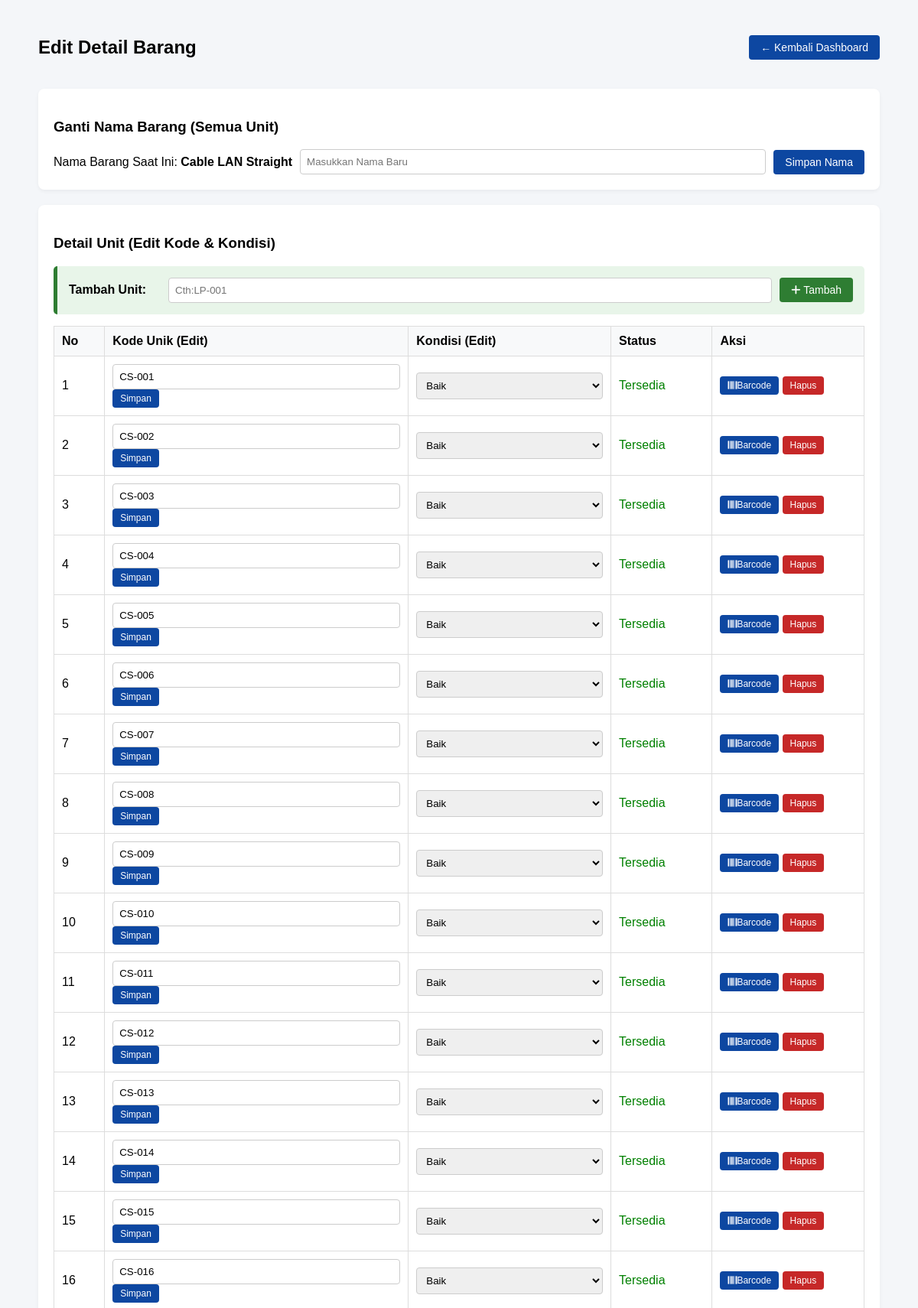
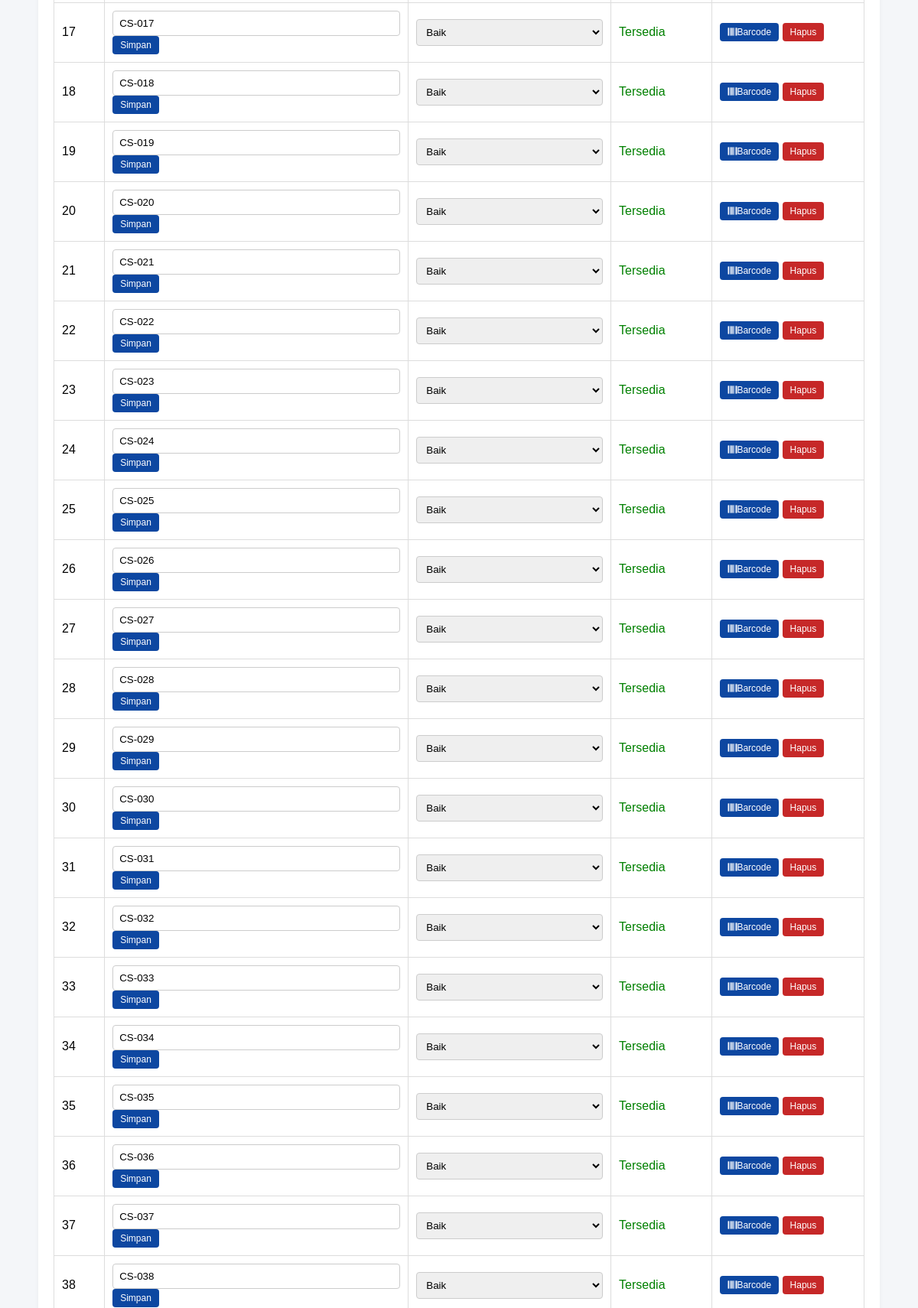
The app's page /staff/edit_nama.php?nama=Cable+LAN+Straight (signed in, upper part) with its own data (2 pictures, top to bottom).
### tables this page shows
CREATE TABLE `barang` (
  `id` int(11) NOT NULL,
  `nama_barang` varchar(100) NOT NULL,
  `nomor_unik` varchar(50) NOT NULL,
  `kondisi` enum('Baik','Rusak Ringan','Rusak Berat','Perbaikan') DEFAULT 'Baik'
);

### staff/edit_nama.php (the view, shortened to what this page needs)
<?php
 $nama_barang = isset($_GET['nama']) ? $_GET['nama'] : '';
 $current_file = $_SERVER['PHP_SELF'];
 $stmt = $conn->prepare("SELECT * FROM barang WHERE nama_barang = ?");
 $stmt->bind_param("s", $nama_barang);
 $stmt->execute();
 $result = $stmt->get_result();
?>
<!DOCTYPE html>
<html>
<head>
    <link rel="stylesheet" href="https://cdnjs.cloudflare.com/ajax/libs/font-awesome/6.4.0/css/all.min.css">
    <link rel="stylesheet" href="../css/staff/edit_nama.css">
</head>
<body>
<div class="container">
    <div class="header">
        <h2>Edit Detail Barang</h2>
        <a href="dashboard.php" class="btn btn-blue">&larr; Kembali Dashboard</a>
    </div>
    <div class="card">
        <h3>Ganti Nama Barang (Semua Unit)</h3>
        <form method="post" action="<?= $current_file ?>?nama=<?= urlencode($nama_barang) ?>">
            <div style="display:flex; gap:10px; align-items:center;">
                <label>Nama Barang Saat Ini: <strong><?= htmlspecialchars($nama_barang) ?></strong></label>
                <input type="text" name="nama_barang" placeholder="Masukkan Nama Baru" required style="flex:1;">
                <button type="submit" name="update_nama" class="btn btn-blue">Simpan Nama</button>
            </div>
        </form>
    </div>
    <div class="card">
        <h3>Detail Unit (Edit Kode & Kondisi)</h3>
        <div class="add-unit-box">
            <form method="post" action="<?= $current_file ?>?nama=<?= urlencode($nama_barang) ?>" style="display: flex; gap: 10px; width: 100%; align-items: center;">
                <div style="flex: 0 0 120px;"><strong>Tambah Unit:</strong></div>
                <input type="text" name="kode_baru" placeholder="Cth:LP-001" required style="flex: 1;">
                <button type="submit" name="tambah_unit" class="btn btn-green">
                    <i class="fas fa-plus"></i> Tambah
                </button>
            </form>
        </div>
        <table>
            <thead>
                <tr>
                    <th width="5%">No</th>
                    <th width="30%">Kode Unik (Edit)</th>
                    <th width="20%">Kondisi (Edit)</th>
                    <th width="10%">Status</th>
                    <th width="15%">Aksi</th>
                </tr>
            </thead>
            <tbody>
                <?php
                $no = 1;
                while ($row = $result->fetch_assoc()) {
                    $cekPinjam = $conn->query("SELECT tanggal_pinjam FROM peminjaman WHERE barang_id=".$row['id']." AND status_peminjaman='dipinjam' ORDER BY id DESC LIMIT 1");
                    $isDipinjam = ($cekPinjam && $cekPinjam->num_rows > 0);
                    $tanggal_pinjam = $isDipinjam ? $cekPinjam->fetch_assoc()['tanggal_pinjam'] : '';
                ?>
                <tr>
                    <td><?= $no++ ?></td>
                    <td>
                        <form method="post" action="<?= $current_file ?>?nama=<?= urlencode($nama_barang) ?>">
                            <input type="text" name="nomor_unik" value="<?= htmlspecialchars($row['nomor_unik']) ?>" required>
                            <button type="submit" name="simpan_kode" class="btn btn-blue btn-small">Simpan</button>
                        </form>
                    </td>
                    <td>
                        <form method="post" action="<?= $current_file ?>?nama=<?= urlencode($nama_barang) ?>">
                            <select name="kondisi" onchange="this.form.submit()">
                                <option value="Baik" <?= $row['kondisi']=='Baik'?'selected':'' ?>>Baik</option>
                            </select>
                        </form>
                    </td>
                    <td>
                        <?= $isDipinjam ? "<span style='color:red; font-weight:bold;'>Dipinjam</span><br><small>Tgl: ".($tanggal_pinjam ? date('d-m-Y', strtotime($tanggal_pinjam)) : '-')."</small>" : "<span style='color:green;'>Tersedia</span>" ?>
                    </td>
                    <td>
                        <button type="button" class="btn btn-blue btn-small" onclick="showBarcode('<?= htmlspecialchars($row['nomor_unik']) ?>')"><i class="fas fa-barcode"></i>Barcode</button>
                        <a href="?hapus_unit=<?= $row['id'] ?>&nama=<?= urlencode($nama_barang) ?>" onclick="return confirmDelete()" class="btn btn-red btn-small">Hapus</a>
                    </td>
                </tr>
                <?php } ?>
            </tbody>
        </table>
    </div>
</div>
</body>
</html>

### css/staff/edit_nama.css (style rules this page uses)
body { font-family: sans-serif; padding: 20px; background: #f4f6f9; }
.container { max-width: 1100px; margin: 0 auto; }
.card { background: white; padding: 20px; border-radius: 8px; box-shadow: 0 2px 5px rgba(0, 0, 0, 0.05); margin-bottom: 20px; }
.header { display: flex; justify-content: space-between; align-items: center; margin-bottom: 20px; }
table { width: 100%; border-collapse: collapse; margin-top: 15px; }
th, td { padding: 10px; border: 1px solid #ddd; text-align: left; }
th { background: #f8f9fa; }
input, select { width: 100%; padding: 8px; box-sizing: border-box; border: 1px solid #ccc; border-radius: 4px; }
.btn { padding: 8px 15px; text-decoration: none; border-radius: 4px; color: white; font-size: 14px; border: none; cursor: pointer; display: inline-block; }
.btn-blue { background: #0d47a1; }
.btn-red { background: #c62828; }
.btn-green { background: #2e7d32; }
.btn-small { padding: 5px 10px; font-size: 12px; }
.add-unit-box { background-color: #e8f5e9; padding: 15px; border-radius: 5px; border-left: 5px solid #2e7d32; margin-bottom: 15px; display: flex; align-items: center; gap: 10px; }

### records on screen
barang: nomor_unik "CS-001", kondisi "Baik"
barang: nomor_unik "CS-002", kondisi "Baik"
barang: nomor_unik "CS-003", kondisi "Baik"
barang: nomor_unik "CS-004", kondisi "Baik"
barang: nomor_unik "CS-005", kondisi "Baik"
barang: nomor_unik "CS-006", kondisi "Baik"
barang: nomor_unik "CS-007", kondisi "Baik"
barang: nomor_unik "CS-008", kondisi "Baik"
barang: nomor_unik "CS-009", kondisi "Baik"
barang: nomor_unik "CS-010", kondisi "Baik"
barang: nomor_unik "CS-011", kondisi "Baik"
barang: nomor_unik "CS-012", kondisi "Baik"
barang: nomor_unik "CS-013", kondisi "Baik"
barang: nomor_unik "CS-014", kondisi "Baik"
barang: nomor_unik "CS-015", kondisi "Baik"
barang: nomor_unik "CS-016", kondisi "Baik"
barang: nomor_unik "CS-017", kondisi "Baik"
barang: nomor_unik "CS-018", kondisi "Baik"
barang: nomor_unik "CS-019", kondisi "Baik"
barang: nomor_unik "CS-020", kondisi "Baik"
barang: nomor_unik "CS-021", kondisi "Baik"
barang: nomor_unik "CS-022", kondisi "Baik"
barang: nomor_unik "CS-023", kondisi "Baik"
barang: nomor_unik "CS-024", kondisi "Baik"
barang: nomor_unik "CS-025", kondisi "Baik"
barang: nomor_unik "CS-026", kondisi "Baik"
barang: nomor_unik "CS-027", kondisi "Baik"
barang: nomor_unik "CS-028", kondisi "Baik"
barang: nomor_unik "CS-029", kondisi "Baik"
barang: nomor_unik "CS-030", kondisi "Baik"
barang: nomor_unik "CS-031", kondisi "Baik"
barang: nomor_unik "CS-032", kondisi "Baik"
barang: nomor_unik "CS-033", kondisi "Baik"
barang: nomor_unik "CS-034", kondisi "Baik"
barang: nomor_unik "CS-035", kondisi "Baik"
barang: nomor_unik "CS-036", kondisi "Baik"
barang: nomor_unik "CS-037", kondisi "Baik"
barang: nomor_unik "CS-038", kondisi "Baik"

### other values on screen
$nama_barang "Cable LAN Straight"
